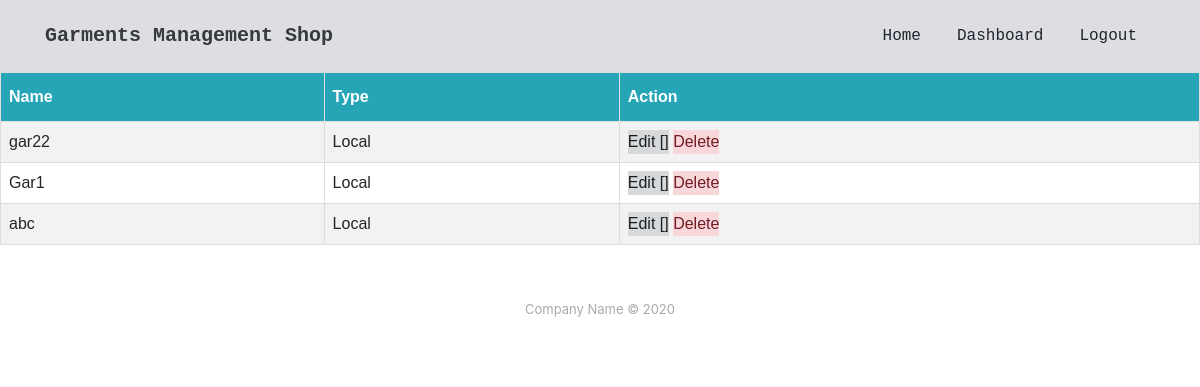
The app's page /ShowGarments/ (signed in) with its own data.
### GarmentsManagementApp/models.py (models this page shows)
class Garment(models.Model):
    name = models.CharField(max_length=20)
    type = models.CharField(max_length=20,null=True)

### GarmentsManagementApp/views.py (the view)
# urls.py: path('ShowGarments/',views.ShowGarments,name='ShowGarments'),
@login_required(login_url='/login/')
def ShowGarments(request):
    list = Garment.objects.all()
    return render(request,'ShowGarments.html',{'list' : list})

### templates/ShowGarments.html (shortened to what this page needs)
{% extends 'index.html' %}
{% block content %}
<table id="customers">
  <tr>
    <th>Name</th>
    <th>Type</th>
      <th>Action</th>
  </tr>
    {% for item in list %}
        <tr>
            <td>{{ item.name }}</td>
            <td>{{ item.type }}</td>
            <td> <a type="button" class="alert-dark" href="{% url 'GarmentsManagementApp:editGarment' pk=item.id %}">Edit    [] </a> <a type="button" class="alert-danger" href="{% url 'GarmentsManagementApp:deleteGarment' pk=item.id %}" onclick="alert('Are you sure?')">Delete</a></td>
        </tr>
    {% endfor %}
</table>
{% endblock %}

### templates/ShowGarments.html (style rules this page uses)
#customers { font-family: Arial, Helvetica, sans-serif; border-collapse: collapse; width: 100%; }
#customers td, #customers th { border: 1px solid #ddd; padding: 8px; }
#customers tr:nth-child(even) { background-color: #f2f2f2; }
#customers th { padding-top: 12px; padding-bottom: 12px; text-align: left; background-color: #26a5b6; color: white; }

### records on screen
Garment: name "gar22", type "Local"
Garment: name "Gar1", type "Local"
Garment: name "abc", type "Local"
